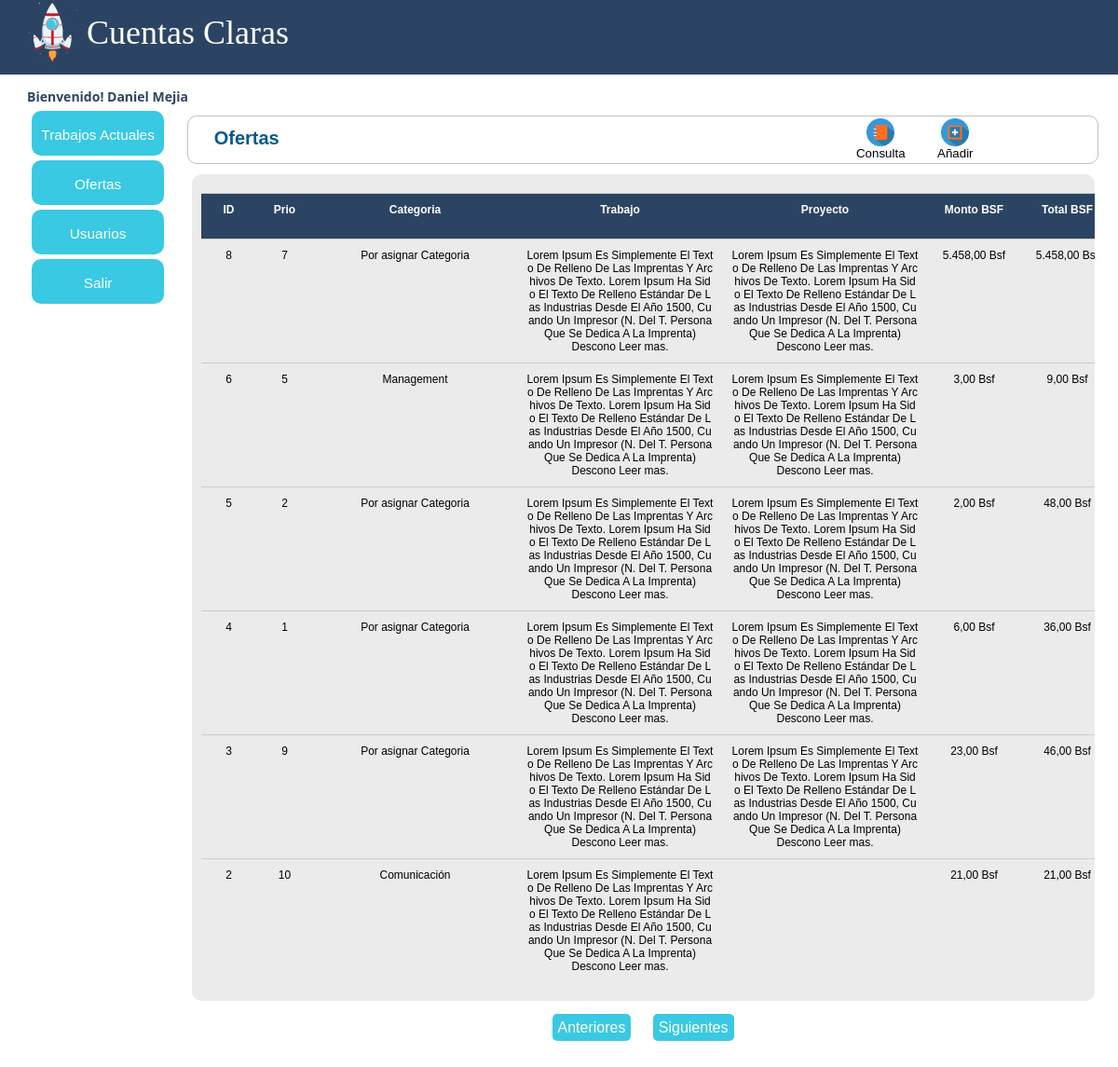
/observacion/Respaldo/ofertas/ofertas_actuales.php (signed in), run on the app's committed database.
### tables this page shows
CREATE TABLE IF NOT EXISTS `tb_oferta_trabajo` (
`id_ofer` int(11) NOT NULL,
  `fkid_prio` int(11) NOT NULL DEFAULT '0',
  `fkid_requ` varchar(500) NOT NULL DEFAULT '',
  `proy_ofer` varchar(250) NOT NULL DEFAULT '',
  `trab_ofer` varchar(1000) NOT NULL DEFAULT '',
  `form_ofer` varchar(20) NOT NULL DEFAULT '',
  `moda_ofer` varchar(20) NOT NULL DEFAULT '',
  `obse_ofer` varchar(500) NOT NULL DEFAULT '',
  `cant_ofer` int(10) NOT NULL DEFAULT '0',
  `mont_bsf_ofer` int(10) NOT NULL DEFAULT '0',
  `tota_vef_ofer` int(10) NOT NULL DEFAULT '0',
  `tiem_esti_ofer` varchar(250) NOT NULL DEFAULT '',
  `id_usuario` int(11) NOT NULL
);

CREATE TABLE IF NOT EXISTS `tb_requerimientos` (
`id_requ` int(11) NOT NULL,
  `desc_requ` varchar(250) NOT NULL
);

### observacion/Respaldo/controle/vSession.php (called while the page is built, shortened)
<?php
	if (isset($_SESSION['k_username'])) {
		$nomUser = ($_SESSION['k_username']);
		}
		else{
		$valSes = '2';
		}
        ?>

### observacion/Respaldo/class/class.php (called while the page is built, shortened)
<?php
class Conectar
{
	public static function conecta()
	{
		$con = mysql_connect("localhost","root","webmastersixaguer");
		return $con;
		}
	}
class TrabajosActuales
{
	private $datos, $usuarios, $requ, $requ2, $prio1, $prio2, $suma;
	public function __construct()
	{
		$this->datos=array();
	}
	public function paginadoOfertas($inicio)
	{
		$sql = "select * from tb_oferta_trabajo order by id_ofer desc limit $inicio, 10";
		$res = mysql_query($sql, Conectar::conecta());
		while($reg = mysql_fetch_assoc($res))
		{
			$this->datos[] = $reg;
			}
			return $this->datos;
		}
		public function listarOfertas()
		{
			$sql = "select * from tb_oferta_trabajo";
			$res = mysql_query($sql,Conectar::conecta());
			while($reg = mysql_fetch_assoc($res))
			{
				$this->datos[] = $reg;
				}
			return $this->datos;
			}
	}

### observacion/Respaldo/ofertas/ofertas_actuales.php (the view, shortened to what this page needs)
<?php include("start.php");
	  include("../class/class.php");
	  $oferta =  new TrabajosActuales();
	  include("../controle/vSession.php");
?>
<!DOCTYPE html PUBLIC "-//W3C//DTD XHTML 1.0 Transitional//EN" "http://www.w3.org/TR/xhtml1/DTD/xhtml1-transitional.dtd">
<html xmlns="http://www.w3.org/1999/xhtml">
<head>
<link rel="stylesheet" href="../css/style.css"/>
<link rel="stylesheet" href="../css/jquery.ui.all.css">
<link href="../css/style_menu.css" rel="stylesheet" type="text/css" />
</head>
<body class="dt-example" <?php ?>>
<div id="pantalla">
    <div id="conten">
        <div id="top">
       		<div id="logo">
            	<img src="../images/logo.png"  />
                <div id="tituloSistem">Cuentas Claras</div>
                <div id="liDet"><span style="padding-left:5px;color: #2C4463;"><?php echo ("Bienvenido! "). ucwords ($nomUser);?></span></div>
            </div>
        <div id="fila_columna">
            <div id="columna1"><?php include("../include/menu.php")?></div>
            <div id="columna2">
    <center>
    <div id="cuerpo_general">
    	<div id="tilulos">
         <?php
		if($rol == 1)
		{
			?>
            	<div id="botenes">
                <div style="width:60px; float:left; margin:0px 20px 0px 0px; ">
                    	<center>
                            <a href="ofertas_actuales.php">
                                <img src="../images/ico-consu.png" border="0" width="30" />
                                <div>Consulta</div>
                            </a>
                        </center>
                    </div>
                	<div style="width:60px; float:left; margin:0px 20px 0px 0px">
                    	<center>
                            <a href="add_ofertas.php">
                                <img src="../images/ico-add.png" border="0" width="30" />
                                <div>Añadir</div>
                            </a>
                        </center>
                    </div>
                </div>
                <?php
				}
				?>
                <h2 style="padding-top:12px;">Ofertas</h2>
        </div>
    	<div id="contenedor-cliente">
                <div id="sub-contenedor-cliente">
                <form name="form_ofer_actu" id="form_ofer_actu" action="registro_cliente.php" method="post">
                <div class="fila tabla titulo">
                	<div class="columna tabla corto">ID</div>
                    <div class="columna tabla corto">Prio</div>
                    <div class="columna tabla largo">Categoria</div>
                    <div class="columna tabla largo">Trabajo</div>
                    <div class="columna tabla largo">Proyecto</div>
                    <div class="columna tabla medio">Monto BSF</div>
                    <div class="columna tabla medio">Total BSF</div>
                </div>
                 <?php
				 if(isset($_GET["posicion"]))
				 {
					 $inicio = $_GET["posicion"];
					 }
				 		else
						 {
							 $inicio=0;
							 }
				 $paginacion = $oferta->paginadoOfertas($inicio);
				 $row = $oferta->listarOfertas();
				 for($i=0; $i<sizeof($paginacion); $i++)
                  {
                    ?>
                        <div class="fila tabla filaContenido">
                        <a href="javascript:void(0);" onclick="window.location='modificar_ofertas.php?codi_trab=<?php echo $row[$i]["id_ofer"]?>'">
                        <div class="columna tabla corto contenido" ><?php echo $row[$i]["id_ofer"] ?></div>
                        <div class="columna tabla corto contenido" ><?php echo substr(ucwords($row[$i]["fkid_prio"]),0,20);?></div>
                         <?php
						if ($row[$i]["fkid_requ"] !=0)
						{
							$requerimiento = $row[$i]["fkid_requ"];
							$respuesta=mysql_query("select * from tb_requerimientos where id_requ = $requerimiento");
							while($sel =mysql_fetch_array($respuesta))
							{
							?>
								<div class="columna tabla largo contenido" ><?php echo $sel["desc_requ"];?></div>
							<?php
							}
						}
						else
						{
							?>
								<div class="columna tabla largo contenido" >Por asignar Categoria</div>
							<?php
							}
						?>
                        <div class="columna tabla largo contenido" ><?php if (strlen($row[$i]["trab_ofer"]) >= 250){echo  substr(wordwrap(ucwords($row[$i]["trab_ofer"]), 250, "<br>",1),0,250)." <span class='leerMas'>Leer mas.</span>";}else{echo  substr(wordwrap(ucwords($row[$i]["trab_ofer"]), 250, "<br>",1),0,250);}?></div>
                        <div class="columna tabla largo contenido" ><?php if (strlen($row[$i]["proy_ofer"]) >= 250){echo  substr(wordwrap(ucwords($row[$i]["proy_ofer"]), 250, "<br>",1),0,250)." <span class='leerMas'>Leer mas.</span>";}else{echo  substr(wordwrap(ucwords($row[$i]["proy_ofer"]), 250, "<br>",1),0,250);}?></div>
                        <div class="columna tabla medio contenido"><?php echo number_format($row[$i]["mont_bsf_ofer"], 2, ',', '.')." Bsf"?></div>
                        <div class="columna tabla medio contenido"><?php echo number_format($row[$i]["tota_vef_ofer"], 2, ',', '.')." Bsf"?></div>
                        </a>
                        </div>
                   <?php
                    }
                    ?>
                </form>
                    </div>
        	</div>
            <div id="paginacion">
						<?php
                        if($inicio==0)
                        {
                        ?><span class="paginado">Anteriores</span><?php
                            }
                            else
                            {
                             $anterior =$inicio-10;
                             ?>
                             <a href="?posicion=<?php echo $anterior ?>" title="Anteriores"  class="paginado">Anteriores</a>
                             <?php
                            }
                        ?>
                        <?php
                            if(count($paginacion)>=10)
                            {
                                $proxima = $inicio+10;
                                ?>
                                <a href="?posicion=<?php echo $proxima;?>" title="Siguiente"  class="paginado">Siguientes</a>
                                <?php
                                }
                                else
                                {
                                 ?><span class="paginado">Siguientes</span>
                                    <?php
                                }
                            ?>
                    </div>
       </div>
            </div>
        </div>
    </div>
</div>
</body>
</html>

### observacion/Respaldo/include/menu.php
<div id="menu">
    <ul id="nav">
        <li>
             <a href="../trabajos_actuales/trabajos_actuales.php">Trabajos Actuales</a>
        </li>
        <li>
             <a href="../ofertas/ofertas_actuales.php">Ofertas</a>
        </li>
        <?php
        $rol = $_SESSION["rol"];
        if($rol == 1)
        {
        ?>
         <li>
             <a href="../usuarios/usuarios.php">Usuarios</a>
        </li>
         <?php
        }
        ?>
        <li>
          <a href="../logout.php">Salir</a>
       </li>
    </ul>
</div>

### observacion/Respaldo/css/style.css (style rules this page uses)
.contenido { text-align: justify; }
.fila.tabla.titulo { background: rgb(44, 68, 99); color: white; font-weight: bold; }
.fila { border-top: 1px solid #ccc; }
.fila.tabla { float: left; clear: left; }
.columna.tabla.corto { float: left; width: 40px; padding: 10px; text-align:center }
.columna.tabla.medio { float: left; width: 80px; padding: 10px; text-align:center }
.columna.tabla.largo { float: left; width: 200px; padding: 10px;word-break: break-all; text-align:center }
ul#nav li { float: left; clear: left; }
div#logo img { float: left; margin: 0px 7px 0px 28px; }
div#tituloSistem { color: white; font-size: 3em; margin: 0px 0px 10px 10px; position: relative; height: 70px; padding: 14px 0px 0px 0px; font-family: cursive; }
div#top { background-color: #2c4463;height: 80px; }
div#columna2 { width: 85%; float: left; }
div#columna1 { width: 15%;float: left; }
div#pantalla { width: 100%;max-width: 100%;min-width: 500px; }
body { font-family: Arial, Helvetica, sans-serif; font-size:14px; }
a:link { text-decoration:none; color:black; }
h2 { margin: 0; padding-bottom: 8px; color: #025A8D; }
#logo { width:100%; }
#liDet { width:100%; height:20px; font-weight:bold; color:#FFFFFF; font-family:Segoe, "Segoe UI", "DejaVu Sans", "Trebuchet MS", Verdana, sans-serif; font-size: 14px; margin: 0px 0px 0px 2%; }
#cuerpo_general { height:100%;width:100%;margin:0px 0px 0px 0px;padding:0px 0px 0px 0px; }
div#contenedor-cliente { background: rgb(235, 235, 235);width: 95%;margin: 11px 0px 0px 0px;padding: 10px 0px 20px 0px;border-radius: 10px; height: 100%; max-height: 15000px !important; min-height: 200px; overflow-x: auto; }
div#sub-contenedor-cliente { width: 1200px;background: none;height: 100%;border: 0px rgb(189, 189, 189) solid;border-radius: 2px;margin: 10px;position: relative; }
div#paginacion { height: 61px;margin: 20px; }
div#paginacion { position: relative; clear: left; }
div#tilulos { clear: left;background: white;border: 1px silver solid;width: 93%;text-align: left;padding: 0px 0px 0px 28px;margin: 10px 0px 0px 0px;height:50px;font-size: 10pt;border-radius: 10px;color: #025A8D; }
div#botenes { float: right;width: 263px;height: 38px;margin: 2px 0px 0px 0px; }
.paginado { background: #39C9E3; color: white; margin: 5px; height: 40px !important; font-size: 12pt; padding: 6px; border-radius: 5px; }

### observacion/Respaldo/css/style_menu.css (style rules this page uses)
* { padding:0px; margin:0px; }
body { font-family:Verdana, Arial, Helvetica, sans-serif; font-size:12px; color:#000; }
#menu { background-repeat:repeat-x; height:30px; width:100%; margin:auto; }
#nav { list-style:none; }
#nav li { float:left; background-repeat:no-repeat; background-position:right; }
#nav li a { display:block; padding:7px 10px; text-decoration:none; color:white; text-align: center; }
ul#nav li { float: left; clear: left; width: 79%; height: 28px !important; margin: 5px 0px 0px 34px; background-color: rgb(57, 201, 227); border-radius: 10px; padding: 10px 0px; font-size: 128%; }

### data on the page
tb_oferta_trabajo: id_ofer "8", fkid_prio "7", fkid_requ "Por asignar Categoria", trab_ofer "Lorem Ipsum Es Simplemente El Texto De Relleno De Las Imprentas Y Archivos De Texto. Lorem Ipsum Ha Sido El Texto De Relleno Estándar De Las Industrias Desde El Año 1500, Cuando Un Impresor (N. Del T. Persona Que Se Dedica A La Imprenta) Descono", proy_ofer "Lorem Ipsum Es Simplemente El Texto De Relleno De Las Imprentas Y Archivos De Texto. Lorem Ipsum Ha Sido El Texto De Relleno Estándar De Las Industrias Desde El Año 1500, Cuando Un Impresor (N. Del T. Persona Que Se Dedica A La Imprenta) Descono", mont_bsf_ofer "5.458,00", tota_vef_ofer "5.458,00"
tb_oferta_trabajo: id_ofer "6", fkid_prio "5", trab_ofer "Lorem Ipsum Es Simplemente El Texto De Relleno De Las Imprentas Y Archivos De Texto. Lorem Ipsum Ha Sido El Texto De Relleno Estándar De Las Industrias Desde El Año 1500, Cuando Un Impresor (N. Del T. Persona Que Se Dedica A La Imprenta) Descono", proy_ofer "Lorem Ipsum Es Simplemente El Texto De Relleno De Las Imprentas Y Archivos De Texto. Lorem Ipsum Ha Sido El Texto De Relleno Estándar De Las Industrias Desde El Año 1500, Cuando Un Impresor (N. Del T. Persona Que Se Dedica A La Imprenta) Descono", mont_bsf_ofer "3,00", tota_vef_ofer "9,00"
tb_requerimientos: desc_requ "Management"
tb_oferta_trabajo: id_ofer "5", fkid_prio "2", fkid_requ "Por asignar Categoria", trab_ofer "Lorem Ipsum Es Simplemente El Texto De Relleno De Las Imprentas Y Archivos De Texto. Lorem Ipsum Ha Sido El Texto De Relleno Estándar De Las Industrias Desde El Año 1500, Cuando Un Impresor (N. Del T. Persona Que Se Dedica A La Imprenta) Descono", proy_ofer "Lorem Ipsum Es Simplemente El Texto De Relleno De Las Imprentas Y Archivos De Texto. Lorem Ipsum Ha Sido El Texto De Relleno Estándar De Las Industrias Desde El Año 1500, Cuando Un Impresor (N. Del T. Persona Que Se Dedica A La Imprenta) Descono", mont_bsf_ofer "2,00", tota_vef_ofer "48,00"
tb_oferta_trabajo: id_ofer "4", fkid_prio "1", fkid_requ "Por asignar Categoria", trab_ofer "Lorem Ipsum Es Simplemente El Texto De Relleno De Las Imprentas Y Archivos De Texto. Lorem Ipsum Ha Sido El Texto De Relleno Estándar De Las Industrias Desde El Año 1500, Cuando Un Impresor (N. Del T. Persona Que Se Dedica A La Imprenta) Descono", proy_ofer "Lorem Ipsum Es Simplemente El Texto De Relleno De Las Imprentas Y Archivos De Texto. Lorem Ipsum Ha Sido El Texto De Relleno Estándar De Las Industrias Desde El Año 1500, Cuando Un Impresor (N. Del T. Persona Que Se Dedica A La Imprenta) Descono", mont_bsf_ofer "6,00", tota_vef_ofer "36,00"
tb_oferta_trabajo: id_ofer "3", fkid_prio "9", fkid_requ "Por asignar Categoria", trab_ofer "Lorem Ipsum Es Simplemente El Texto De Relleno De Las Imprentas Y Archivos De Texto. Lorem Ipsum Ha Sido El Texto De Relleno Estándar De Las Industrias Desde El Año 1500, Cuando Un Impresor (N. Del T. Persona Que Se Dedica A La Imprenta) Descono", proy_ofer "Lorem Ipsum Es Simplemente El Texto De Relleno De Las Imprentas Y Archivos De Texto. Lorem Ipsum Ha Sido El Texto De Relleno Estándar De Las Industrias Desde El Año 1500, Cuando Un Impresor (N. Del T. Persona Que Se Dedica A La Imprenta) Descono", mont_bsf_ofer "23,00", tota_vef_ofer "46,00"
tb_oferta_trabajo: id_ofer "2", fkid_prio "10", trab_ofer "Lorem Ipsum Es Simplemente El Texto De Relleno De Las Imprentas Y Archivos De Texto. Lorem Ipsum Ha Sido El Texto De Relleno Estándar De Las Industrias Desde El Año 1500, Cuando Un Impresor (N. Del T. Persona Que Se Dedica A La Imprenta) Descono", mont_bsf_ofer "21,00", tota_vef_ofer "21,00"
tb_requerimientos: desc_requ "Comunicación"

### other printed values
$nomUser "Daniel Mejia"
